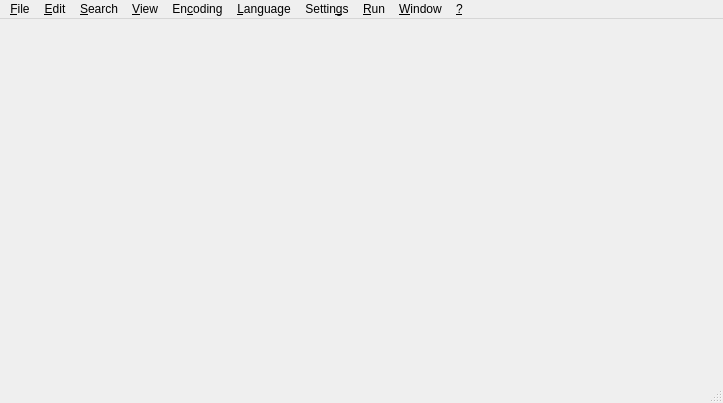
<?xml version="1.0" encoding="UTF-8"?>
<ui version="4.0">
 <class>MainWindow</class>
 <widget class="QMainWindow" name="MainWindow">
  <property name="geometry">
   <rect>
    <x>0</x>
    <y>0</y>
    <width>723</width>
    <height>403</height>
   </rect>
  </property>
  <property name="windowTitle">
   <string>Notepad</string>
  </property>
  <property name="windowIcon">
   <iconset resource="resources.qrc">
    <normaloff>:/icons/notepad/scalable/notepad.svg</normaloff>:/icons/notepad/scalable/notepad.svg</iconset>
  </property>
  <property name="documentMode">
   <bool>true</bool>
  </property>
  <property name="unifiedTitleAndToolBarOnMac">
   <bool>false</bool>
  </property>
  <widget class="QWidget" name="centralWidget">
   <layout class="QVBoxLayout" name="verticalLayout">
    <property name="leftMargin">
     <number>0</number>
    </property>
    <property name="topMargin">
     <number>0</number>
    </property>
    <property name="rightMargin">
     <number>0</number>
    </property>
    <property name="bottomMargin">
     <number>0</number>
    </property>
   </layout>
  </widget>
  <widget class="QMenuBar" name="menuBar">
   <property name="geometry">
    <rect>
     <x>0</x>
     <y>0</y>
     <width>723</width>
     <height>23</height>
    </rect>
   </property>
   <widget class="QMenu" name="menu_File">
    <property name="title">
     <string>&amp;File</string>
    </property>
    <widget class="QMenu" name="menuRecent_Files">
     <property name="title">
      <string>Recent Files</string>
     </property>
    </widget>
    <addaction name="actionNew"/>
    <addaction name="actionOpen"/>
    <addaction name="actionOpen_Folder"/>
    <addaction name="actionReload_from_Disk"/>
    <addaction name="actionSave"/>
    <addaction name="actionSave_as"/>
    <addaction name="actionSave_a_Copy_As"/>
    <addaction name="actionSave_All"/>
    <addaction name="actionRename"/>
    <addaction name="actionClose"/>
    <addaction name="actionClose_All"/>
    <addaction name="actionClose_All_BUT_Current_Document"/>
    <addaction name="separator"/>
    <addaction name="actionLoad_Session"/>
    <addaction name="actionSave_Session"/>
    <addaction name="separator"/>
    <addaction name="actionPrint"/>
    <addaction name="actionPrint_Now"/>
    <addaction name="menuRecent_Files"/>
    <addaction name="separator"/>
    <addaction name="actionExit"/>
   </widget>
   <widget class="QMenu" name="menu_Edit">
    <property name="title">
     <string>&amp;Edit</string>
    </property>
    <widget class="QMenu" name="menuEOL_Conversion">
     <property name="title">
      <string>&amp;End of line</string>
     </property>
     <addaction name="actionWindows_Format"/>
     <addaction name="actionUNIX_Format"/>
     <addaction name="actionMac_Format"/>
    </widget>
    <widget class="QMenu" name="menuCopy_to_Clipboard">
     <property name="title">
      <string>C&amp;opy to Clipboard</string>
     </property>
     <addaction name="actionCurrent_Full_File_Path_to_Clipboard"/>
     <addaction name="actionCurrent_Filename_to_Clipboard"/>
     <addaction name="actionCurrent_Directory_Path_to_Clipboard"/>
    </widget>
    <widget class="QMenu" name="menuConvert_Case_to">
     <property name="title">
      <string>Co&amp;nvert Case to</string>
     </property>
     <addaction name="actionUPPERCASE"/>
     <addaction name="actionLowercase"/>
    </widget>
    <widget class="QMenu" name="menuIndentation">
     <property name="title">
      <string>&amp;Indentation</string>
     </property>
     <addaction name="actionIndentation_Default_Settings"/>
     <addaction name="actionIndentation_Custom"/>
     <addaction name="separator"/>
     <addaction name="actionToggle_Smart_Indent"/>
    </widget>
    <widget class="QMenu" name="menuLine_Operations">
     <property name="title">
      <string>&amp;Line Operations</string>
     </property>
     <addaction name="actionDuplicate_Line"/>
     <addaction name="actionDelete_Line"/>
     <addaction name="actionMove_Line_Up"/>
     <addaction name="actionMove_Line_Down"/>
    </widget>
    <widget class="QMenu" name="menuBlank_Operations">
     <property name="title">
      <string>&amp;Blank Operations</string>
     </property>
     <addaction name="actionTrim_Trailing_Space"/>
     <addaction name="actionTrim_Leading_Space"/>
     <addaction name="actionTrim_Leading_and_Trailing_Space"/>
     <addaction name="actionEOL_to_Space"/>
     <addaction name="separator"/>
     <addaction name="actionTAB_to_Space"/>
     <addaction name="actionSpace_to_TAB_All"/>
     <addaction name="actionSpace_to_TAB_Leading"/>
    </widget>
    <addaction name="actionUndo"/>
    <addaction name="actionRedo"/>
    <addaction name="separator"/>
    <addaction name="actionCut"/>
    <addaction name="actionCopy"/>
    <addaction name="actionPaste"/>
    <addaction name="actionDelete"/>
    <addaction name="actionSelect_All"/>
    <addaction name="actionBegin_End_Select"/>
    <addaction name="separator"/>
    <addaction name="menuCopy_to_Clipboard"/>
    <addaction name="menuConvert_Case_to"/>
    <addaction name="menuLine_Operations"/>
    <addaction name="menuEOL_Conversion"/>
    <addaction name="menuBlank_Operations"/>
    <addaction name="menuIndentation"/>
   </widget>
   <widget class="QMenu" name="menu_Search">
    <property name="title">
     <string>&amp;Search</string>
    </property>
    <addaction name="actionSearch"/>
    <addaction name="actionFind_in_Files"/>
    <addaction name="actionFind_Next"/>
    <addaction name="actionFind_Previous"/>
    <addaction name="separator"/>
    <addaction name="actionReplace"/>
    <addaction name="separator"/>
    <addaction name="actionGo_to_Line"/>
   </widget>
   <widget class="QMenu" name="menu_View">
    <property name="title">
     <string>&amp;View</string>
    </property>
    <widget class="QMenu" name="menuShow_Symbol">
     <property name="title">
      <string>&amp;Show Symbol</string>
     </property>
     <addaction name="actionShow_Tabs"/>
     <addaction name="actionShow_Spaces"/>
     <addaction name="actionShow_End_of_Line"/>
     <addaction name="actionShow_All_Characters"/>
     <addaction name="separator"/>
     <addaction name="actionShow_Indent_Guide"/>
     <addaction name="actionShow_Wrap_Symbol"/>
    </widget>
    <widget class="QMenu" name="menuZoom">
     <property name="title">
      <string>&amp;Zoom</string>
     </property>
     <addaction name="actionZoom_In"/>
     <addaction name="actionZoom_Out"/>
     <addaction name="actionRestore_Default_Zoom"/>
    </widget>
    <widget class="QMenu" name="menuMove_Clone_Current_Document">
     <property name="title">
      <string>&amp;Move/Clone Current Document</string>
     </property>
     <addaction name="actionMove_to_Other_View"/>
     <addaction name="actionClone_to_Other_View"/>
     <addaction name="actionMove_to_New_Window"/>
     <addaction name="actionOpen_in_New_Window"/>
    </widget>
    <addaction name="separator"/>
    <addaction name="menuShow_Symbol"/>
    <addaction name="menuZoom"/>
    <addaction name="menuMove_Clone_Current_Document"/>
    <addaction name="actionWord_wrap"/>
    <addaction name="actionMath_Rendering"/>
    <addaction name="actionToggle_To_Former_Tab"/>
    <addaction name="separator"/>
    <addaction name="separator"/>
    <addaction name="actionFull_Screen"/>
   </widget>
   <widget class="QMenu" name="menu_Encoding">
    <property name="title">
     <string>En&amp;coding</string>
    </property>
    <addaction name="actionInterpret_as_UTF_8"/>
    <addaction name="actionInterpret_as_UTF_8_without_BOM"/>
    <addaction name="actionInterpret_as_UTF_16BE_UCS_2_Big_Endian"/>
    <addaction name="actionInterpret_as_UTF_16LE_UCS_2_Little_Endian"/>
    <addaction name="actionInterpret_As"/>
    <addaction name="separator"/>
    <addaction name="actionReload_File_Interpreted_As"/>
    <addaction name="separator"/>
    <addaction name="actionUTF_8"/>
    <addaction name="actionUTF_8_without_BOM"/>
    <addaction name="actionUTF_16BE"/>
    <addaction name="actionUTF_16LE"/>
    <addaction name="actionConvert_to"/>
   </widget>
   <widget class="QMenu" name="menu_Language">
    <property name="title">
     <string>&amp;Language</string>
    </property>
    <addaction name="actionPlain_text"/>
    <addaction name="separator"/>
   </widget>
   <widget class="QMenu" name="menu_Settings">
    <property name="title">
     <string>Settin&amp;gs</string>
    </property>
    <addaction name="actionPreferences"/>
    <addaction name="separator"/>
    <addaction name="actionShow_Menubar"/>
    <addaction name="actionShow_Toolbar"/>
   </widget>
   <widget class="QMenu" name="menu_Help">
    <property name="title">
     <string>&amp;?</string>
    </property>
    <addaction name="actionAbout_Qt"/>
    <addaction name="actionAbout_Notepad"/>
   </widget>
   <widget class="QMenu" name="menu_Run">
    <property name="title">
     <string>&amp;Run</string>
    </property>
    <addaction name="actionRun"/>
    <addaction name="separator"/>
   </widget>
   <widget class="QMenu" name="menu_Window">
    <property name="title">
     <string>&amp;Window</string>
    </property>
    <addaction name="actionOpen_a_New_Window"/>
   </widget>
   <addaction name="menu_File"/>
   <addaction name="menu_Edit"/>
   <addaction name="menu_Search"/>
   <addaction name="menu_View"/>
   <addaction name="menu_Encoding"/>
   <addaction name="menu_Language"/>
   <addaction name="menu_Settings"/>
   <addaction name="menu_Run"/>
   <addaction name="menu_Window"/>
   <addaction name="menu_Help"/>
  </widget>
  <widget class="QStatusBar" name="statusBar"/>
  <action name="actionOpen">
   <property name="text">
    <string>&amp;Open...</string>
   </property>
   <property name="shortcut">
    <string>Ctrl+O</string>
   </property>
  </action>
  <action name="actionNew">
   <property name="text">
    <string>&amp;New</string>
   </property>
   <property name="shortcut">
    <string>Ctrl+N</string>
   </property>
  </action>
  <action name="actionReload_from_Disk">
   <property name="text">
    <string>&amp;Reload from Disk</string>
   </property>
  </action>
  <action name="actionSave">
   <property name="text">
    <string>&amp;Save</string>
   </property>
   <property name="shortcut">
    <string>Ctrl+S</string>
   </property>
  </action>
  <action name="actionSave_as">
   <property name="text">
    <string>Save &amp;As...</string>
   </property>
   <property name="toolTip">
    <string>Save As...</string>
   </property>
   <property name="shortcut">
    <string>Ctrl+Alt+S</string>
   </property>
  </action>
  <action name="actionSave_a_Copy_As">
   <property name="text">
    <string>Sa&amp;ve a Copy As...</string>
   </property>
  </action>
  <action name="actionSave_All">
   <property name="text">
    <string>Sav&amp;e All</string>
   </property>
   <property name="shortcut">
    <string>Ctrl+Shift+S</string>
   </property>
  </action>
  <action name="actionRename">
   <property name="text">
    <string>Rena&amp;me...</string>
   </property>
  </action>
  <action name="actionClose">
   <property name="text">
    <string>&amp;Close</string>
   </property>
   <property name="shortcut">
    <string>Ctrl+W</string>
   </property>
  </action>
  <action name="actionClose_All">
   <property name="text">
    <string>C&amp;lose All</string>
   </property>
  </action>
  <action name="actionClose_All_BUT_Current_Document">
   <property name="text">
    <string>Close All &amp;BUT Current Document</string>
   </property>
  </action>
  <action name="actionCloseLeft">
   <property name="text">
    <string>Close Documents to the Left</string>
   </property>
  </action>
  <action name="actionCloseRight">
   <property name="text">
    <string>Close Documents to the Right</string>
   </property>
  </action>
  <action name="actionLoad_Session">
   <property name="text">
    <string>Load Session...</string>
   </property>
  </action>
  <action name="actionSave_Session">
   <property name="text">
    <string>Save Session...</string>
   </property>
  </action>
  <action name="actionPrint">
   <property name="enabled">
    <bool>true</bool>
   </property>
   <property name="text">
    <string>&amp;Print...</string>
   </property>
   <property name="shortcut">
    <string>Ctrl+P</string>
   </property>
   <property name="visible">
    <bool>true</bool>
   </property>
  </action>
  <action name="actionPrint_Now">
   <property name="enabled">
    <bool>false</bool>
   </property>
   <property name="text">
    <string>Pr&amp;int Now</string>
   </property>
   <property name="visible">
    <bool>false</bool>
   </property>
  </action>
  <action name="actionOpen_All_Recent_Files">
   <property name="text">
    <string>Open All Recent Files</string>
   </property>
  </action>
  <action name="actionEmpty_Recent_Files_List">
   <property name="text">
    <string>Empty Recent Files List</string>
   </property>
  </action>
  <action name="actionExit">
   <property name="text">
    <string>E&amp;xit</string>
   </property>
   <property name="shortcut">
    <string>Alt+F4</string>
   </property>
  </action>
  <action name="actionUndo">
   <property name="text">
    <string>&amp;Undo</string>
   </property>
   <property name="shortcut">
    <string>Ctrl+Z</string>
   </property>
  </action>
  <action name="actionRedo">
   <property name="text">
    <string>&amp;Redo</string>
   </property>
   <property name="shortcut">
    <string>Ctrl+Y</string>
   </property>
  </action>
  <action name="actionCut">
   <property name="text">
    <string>Cu&amp;t</string>
   </property>
   <property name="shortcut">
    <string>Ctrl+X</string>
   </property>
  </action>
  <action name="actionCopy">
   <property name="text">
    <string>&amp;Copy</string>
   </property>
   <property name="shortcut">
    <string>Ctrl+C</string>
   </property>
  </action>
  <action name="actionPaste">
   <property name="text">
    <string>&amp;Paste</string>
   </property>
   <property name="shortcut">
    <string>Ctrl+V</string>
   </property>
  </action>
  <action name="actionDelete">
   <property name="text">
    <string>&amp;Delete</string>
   </property>
   <property name="shortcut">
    <string>Del</string>
   </property>
  </action>
  <action name="actionSelect_All">
   <property name="text">
    <string>Select &amp;All</string>
   </property>
   <property name="shortcut">
    <string>Ctrl+A</string>
   </property>
  </action>
  <action name="actionAbout_Notepad">
   <property name="text">
    <string>About &amp;Notepad...</string>
   </property>
   <property name="shortcut">
    <string>F1</string>
   </property>
  </action>
  <action name="actionAbout_Qt">
   <property name="text">
    <string>&amp;About Qt...</string>
   </property>
  </action>
  <action name="actionWindows_Format">
   <property name="checkable">
    <bool>true</bool>
   </property>
   <property name="text">
    <string>&amp;Windows Format</string>
   </property>
  </action>
  <action name="actionUNIX_Format">
   <property name="checkable">
    <bool>true</bool>
   </property>
   <property name="checked">
    <bool>true</bool>
   </property>
   <property name="text">
    <string>&amp;UNIX / OS X Format</string>
   </property>
  </action>
  <action name="actionMac_Format">
   <property name="checkable">
    <bool>true</bool>
   </property>
   <property name="text">
    <string>&amp;Old Mac Format</string>
   </property>
  </action>
  <action name="actionShow_End_of_Line">
   <property name="checkable">
    <bool>true</bool>
   </property>
   <property name="text">
    <string>Show &amp;End of Line</string>
   </property>
  </action>
  <action name="actionShow_Tabs">
   <property name="checkable">
    <bool>true</bool>
   </property>
   <property name="text">
    <string>&amp;Show Tabs</string>
   </property>
  </action>
  <action name="actionShow_All_Characters">
   <property name="checkable">
    <bool>true</bool>
   </property>
   <property name="text">
    <string>Show All &amp;Characters</string>
   </property>
  </action>
  <action name="actionShow_Indent_Guide">
   <property name="checkable">
    <bool>true</bool>
   </property>
   <property name="checked">
    <bool>true</bool>
   </property>
   <property name="text">
    <string>Show &amp;Indent Guide</string>
   </property>
  </action>
  <action name="actionShow_Wrap_Symbol">
   <property name="checkable">
    <bool>true</bool>
   </property>
   <property name="text">
    <string>Show &amp;Wrap Symbol</string>
   </property>
  </action>
  <action name="actionWord_wrap">
   <property name="checkable">
    <bool>true</bool>
   </property>
   <property name="text">
    <string>&amp;Word wrap</string>
   </property>
  </action>
  <action name="actionMath_Rendering">
   <property name="checkable">
    <bool>true</bool>
   </property>
   <property name="text">
    <string>&amp;Math Rendering</string>
   </property>
  </action>
  <action name="actionCurrent_Full_File_Path_to_Clipboard">
   <property name="text">
    <string>&amp;Copy Full Path to Clipboard</string>
   </property>
  </action>
  <action name="actionCurrent_Filename_to_Clipboard">
   <property name="text">
    <string>Copy &amp;Filename to Clipboard</string>
   </property>
  </action>
  <action name="actionCurrent_Directory_Path_to_Clipboard">
   <property name="text">
    <string>Copy &amp;Directory to Clipboard</string>
   </property>
  </action>
  <action name="actionZoom_In">
   <property name="text">
    <string>Zoom &amp;In</string>
   </property>
   <property name="shortcut">
    <string>Ctrl++</string>
   </property>
  </action>
  <action name="actionZoom_Out">
   <property name="text">
    <string>Zoom &amp;Out</string>
   </property>
   <property name="shortcut">
    <string>Ctrl+-</string>
   </property>
  </action>
  <action name="actionRestore_Default_Zoom">
   <property name="text">
    <string>&amp;Restore Default Zoom</string>
   </property>
   <property name="shortcut">
    <string>Ctrl+0</string>
   </property>
  </action>
  <action name="actionMove_to_Other_View">
   <property name="text">
    <string>&amp;Move to Other View</string>
   </property>
  </action>
  <action name="actionClone_to_Other_View">
   <property name="text">
    <string>&amp;Clone to Other View</string>
   </property>
   <property name="visible">
    <bool>false</bool>
   </property>
  </action>
  <action name="actionMove_to_New_Window">
   <property name="text">
    <string>Move to a &amp;New Window</string>
   </property>
  </action>
  <action name="actionOpen_in_New_Window">
   <property name="text">
    <string>&amp;Open in a New Window</string>
   </property>
  </action>
  <action name="actionUPPERCASE">
   <property name="text">
    <string>&amp;UPPERCASE</string>
   </property>
   <property name="shortcut">
    <string>Ctrl+Shift+U</string>
   </property>
  </action>
  <action name="actionLowercase">
   <property name="text">
    <string>&amp;lowercase</string>
   </property>
   <property name="shortcut">
    <string>Ctrl+U</string>
   </property>
  </action>
  <action name="actionUTF_8">
   <property name="text">
    <string>&amp;Convert to UTF-8</string>
   </property>
  </action>
  <action name="actionUTF_16BE">
   <property name="text">
    <string>Convert to UTF-&amp;16BE (UCS-2 Big Endian)</string>
   </property>
  </action>
  <action name="actionUTF_16LE">
   <property name="text">
    <string>Convert to UTF-16LE (UCS-&amp;2 Little Endian)</string>
   </property>
  </action>
  <action name="actionUTF_8_without_BOM">
   <property name="text">
    <string>Convert to &amp;UTF-8 without BOM</string>
   </property>
  </action>
  <action name="actionRun">
   <property name="text">
    <string>&amp;Run...</string>
   </property>
  </action>
  <action name="actionPreferences">
   <property name="text">
    <string>&amp;Preferences...</string>
   </property>
  </action>
  <action name="actionSearch">
   <property name="text">
    <string>&amp;Find...</string>
   </property>
   <property name="shortcut">
    <string>Ctrl+F</string>
   </property>
  </action>
  <action name="actionFind_Next">
   <property name="text">
    <string>Find &amp;Next</string>
   </property>
   <property name="shortcut">
    <string>F3</string>
   </property>
  </action>
  <action name="actionFind_Previous">
   <property name="text">
    <string>Find &amp;Previous</string>
   </property>
   <property name="shortcut">
    <string>Shift+F3</string>
   </property>
  </action>
  <action name="actionPlain_text">
   <property name="text">
    <string>&amp;Plain text</string>
   </property>
  </action>
  <action name="actionReplace">
   <property name="text">
    <string>&amp;Replace...</string>
   </property>
   <property name="shortcut">
    <string>Ctrl+H</string>
   </property>
  </action>
  <action name="actionReload_File_Interpreted_As">
   <property name="text">
    <string>&amp;Reload file interpreted as...</string>
   </property>
  </action>
  <action name="actionConvert_to">
   <property name="text">
    <string>C&amp;onvert to...</string>
   </property>
  </action>
  <action name="actionInterpret_as_UTF_16BE_UCS_2_Big_Endian">
   <property name="text">
    <string>Interpret as UTF-16BE (UCS-2 &amp;Big Endian)</string>
   </property>
  </action>
  <action name="actionInterpret_as_UTF_8_without_BOM">
   <property name="text">
    <string>Interpret as UTF-&amp;8 without BOM</string>
   </property>
  </action>
  <action name="actionInterpret_as_UTF_8">
   <property name="text">
    <string>&amp;Interpret as UTF-8</string>
   </property>
  </action>
  <action name="actionInterpret_as_UTF_16LE_UCS_2_Little_Endian">
   <property name="text">
    <string>Interpret as UTF-16LE (UCS-2 &amp;Little Endian)</string>
   </property>
  </action>
  <action name="actionIndentation_Default_Settings">
   <property name="checkable">
    <bool>true</bool>
   </property>
   <property name="checked">
    <bool>true</bool>
   </property>
   <property name="text">
    <string>&amp;Default settings</string>
   </property>
  </action>
  <action name="actionIndentation_Custom">
   <property name="checkable">
    <bool>true</bool>
   </property>
   <property name="text">
    <string>&amp;Custom...</string>
   </property>
  </action>
  <action name="actionInterpret_As">
   <property name="text">
    <string>I&amp;nterpret as...</string>
   </property>
  </action>
  <action name="actionOpen_a_New_Window">
   <property name="text">
    <string>&amp;Open a New Window</string>
   </property>
  </action>
  <action name="actionFind_in_Files">
   <property name="text">
    <string>&amp;Advanced Search</string>
   </property>
   <property name="shortcut">
    <string>Ctrl+Shift+F</string>
   </property>
  </action>
  <action name="actionDelete_Line">
   <property name="text">
    <string>Delete &amp;Current Line</string>
   </property>
   <property name="toolTip">
    <string>Delete the current line</string>
   </property>
   <property name="shortcut">
    <string>Ctrl+L</string>
   </property>
  </action>
  <action name="actionDuplicate_Line">
   <property name="text">
    <string>&amp;Duplicate Current Line</string>
   </property>
   <property name="toolTip">
    <string>Duplicate the current line</string>
   </property>
   <property name="shortcut">
    <string>Ctrl+D</string>
   </property>
  </action>
  <action name="actionMove_Line_Up">
   <property name="text">
    <string>&amp;Move Line Up</string>
   </property>
   <property name="toolTip">
    <string>Move the current line up</string>
   </property>
   <property name="shortcut">
    <string>Ctrl+Shift+Up</string>
   </property>
  </action>
  <action name="actionMove_Line_Down">
   <property name="text">
    <string>Move &amp;Line Down</string>
   </property>
   <property name="toolTip">
    <string>Move the current line down</string>
   </property>
   <property name="shortcut">
    <string>Ctrl+Shift+Down</string>
   </property>
  </action>
  <action name="actionTrim_Trailing_Space">
   <property name="text">
    <string>&amp;Trim Trailing Space</string>
   </property>
   <property name="toolTip">
    <string>Trim Trailing Space</string>
   </property>
  </action>
  <action name="actionTrim_Leading_Space">
   <property name="text">
    <string>Trim &amp;Leading Space</string>
   </property>
   <property name="toolTip">
    <string>Trim Leading Space</string>
   </property>
  </action>
  <action name="actionTrim_Leading_and_Trailing_Space">
   <property name="text">
    <string>T&amp;rim Leading and Trailing Space</string>
   </property>
  </action>
  <action name="actionEOL_to_Space">
   <property name="text">
    <string>&amp;EOL to Space</string>
   </property>
  </action>
  <action name="actionTAB_to_Space">
   <property name="text">
    <string>TA&amp;B to Space</string>
   </property>
  </action>
  <action name="actionSpace_to_TAB_All">
   <property name="text">
    <string>&amp;Space to TAB (All)</string>
   </property>
  </action>
  <action name="actionSpace_to_TAB_Leading">
   <property name="text">
    <string>S&amp;pace to TAB (Leading)</string>
   </property>
  </action>
  <action name="actionOpen_Folder">
   <property name="text">
    <string>Open &amp;Folder...</string>
   </property>
  </action>
  <action name="actionGo_to_Line">
   <property name="text">
    <string>&amp;Go to line...</string>
   </property>
   <property name="shortcut">
    <string>Ctrl+G</string>
   </property>
  </action>
  <action name="actionFull_Screen">
   <property name="checkable">
    <bool>true</bool>
   </property>
   <property name="text">
    <string>&amp;Full Screen</string>
   </property>
   <property name="shortcut">
    <string>F11</string>
   </property>
  </action>
  <action name="actionShow_Spaces">
   <property name="checkable">
    <bool>true</bool>
   </property>
   <property name="text">
    <string>S&amp;how Spaces</string>
   </property>
   <property name="toolTip">
    <string>Show Spaces</string>
   </property>
  </action>
  <action name="actionToggle_Smart_Indent">
   <property name="checkable">
    <bool>true</bool>
   </property>
   <property name="checked">
    <bool>true</bool>
   </property>
   <property name="text">
    <string>&amp;Enable Smart Indent</string>
   </property>
  </action>
  <action name="actionShow_Menubar">
   <property name="checkable">
    <bool>true</bool>
   </property>
   <property name="text">
    <string>&amp;Show Menubar</string>
   </property>
   <property name="shortcut">
    <string>Ctrl+M</string>
   </property>
  </action>
  <action name="actionShow_Toolbar">
   <property name="checkable">
    <bool>true</bool>
   </property>
   <property name="text">
    <string>S&amp;how Toolbar</string>
   </property>
  </action>
  <action name="actionBegin_End_Select">
   <property name="checkable">
    <bool>true</bool>
   </property>
   <property name="text">
    <string>Begin/End Select</string>
   </property>
  </action>
  <action name="actionToggle_To_Former_Tab">
   <property name="text">
    <string>Toggle To Former Tab</string>
   </property>
   <property name="toolTip">
    <string>Toggle Back to Former Tab</string>
   </property>
   <property name="shortcut">
    <string>Ctrl+T</string>
   </property>
  </action>
 </widget>
 <layoutdefault spacing="6" margin="11"/>
 <resources>
  <include location="resources.qrc"/>
 </resources>
 <connections/>
</ui>
